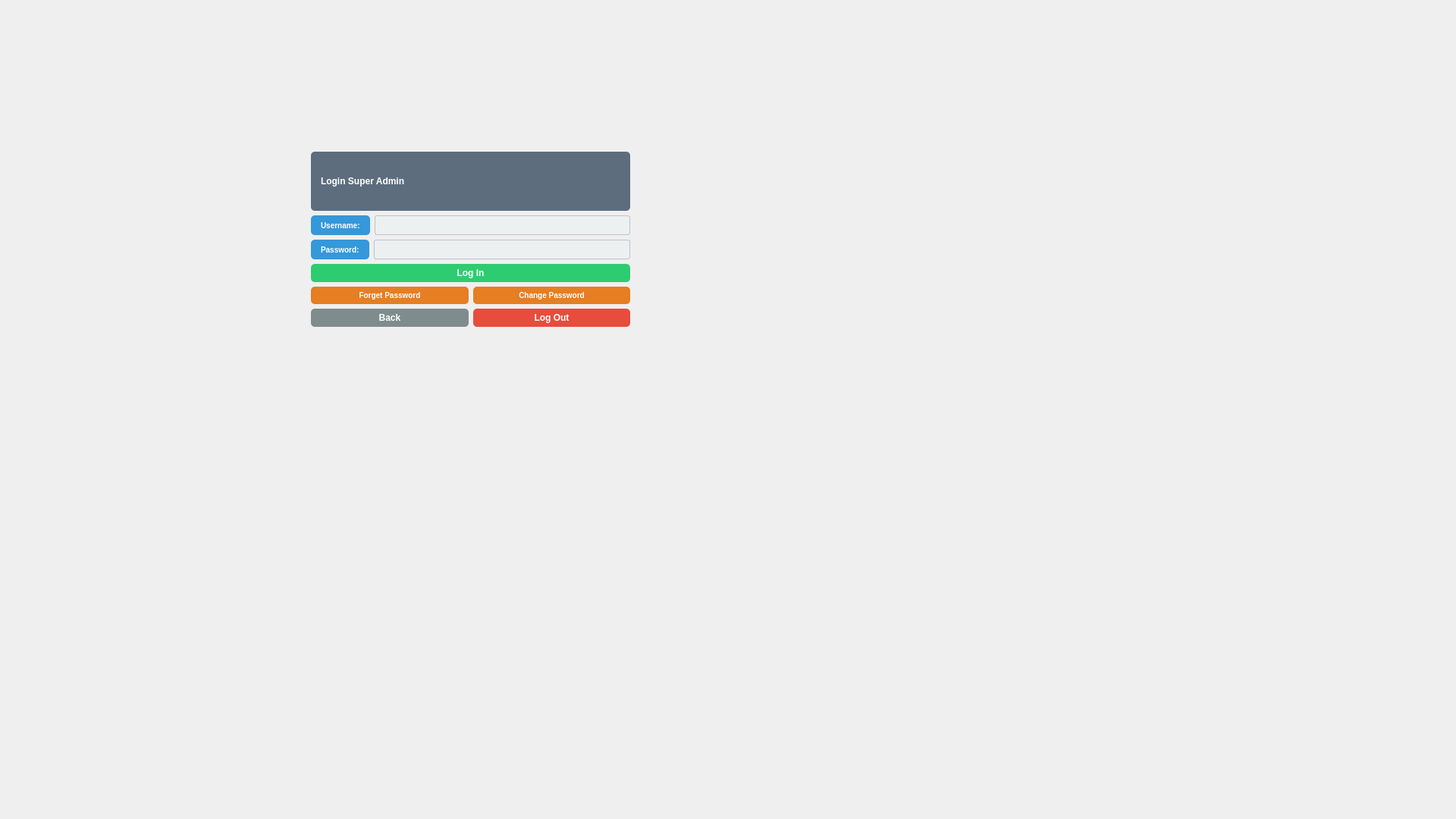
<?xml version="1.0" encoding="UTF-8"?>
<ui version="4.0">
 <class>superadmin</class>
 <widget class="QDialog" name="superadmin">
  <property name="geometry">
   <rect>
    <x>0</x>
    <y>0</y>
    <width>1920</width>
    <height>1080</height>
   </rect>
  </property>
  <property name="sizePolicy">
   <sizepolicy hsizetype="Expanding" vsizetype="Expanding">
    <horstretch>0</horstretch>
    <verstretch>0</verstretch>
   </sizepolicy>
  </property>
  <property name="windowTitle">
   <string>Dialog</string>
  </property>
  <property name="styleSheet">
   <string notr="true">background: qlineargradient(spread:pad, x1:0, y1:0, x2:1, y2:1,
                            stop:0 #e3f2fd, stop:1 #bbdefb);

</string>
  </property>
  <widget class="QWidget" name="layoutWidget">
   <property name="geometry">
    <rect>
     <x>410</x>
     <y>200</y>
     <width>421</width>
     <height>231</height>
    </rect>
   </property>
   <layout class="QGridLayout" name="gridLayout">
    <item row="2" column="0">
     <layout class="QHBoxLayout" name="horizontalLayout_3">
      <item>
       <widget class="QLabel" name="label_3">
        <property name="styleSheet">
         <string notr="true">
QLabel {
background-color: #3498DB;  /* Medium gray */
color: white;

    border-radius: 5px;
    padding: 5px 10px;
font-size: 10px;
    font-weight: bold;
}
</string>
        </property>
        <property name="text">
         <string>Password:</string>
        </property>
       </widget>
      </item>
      <item>
       <widget class="QLineEdit" name="lineEdit_password">
        <property name="mouseTracking">
         <bool>true</bool>
        </property>
        <property name="tabletTracking">
         <bool>false</bool>
        </property>
        <property name="focusPolicy">
         <enum>Qt::FocusPolicy::ClickFocus</enum>
        </property>
        <property name="styleSheet">
         <string notr="true">QLineEdit {
    background-color: #ECF0F1;
    color: #2C3E50;
    border: 1px solid #BDC3C7;
    border-radius: 3px;
    padding: 2px 4px;
    font-size: 12px;
    min-height: 20px; /* reduce height */
}

QLineEdit:focus {
    border: 1px solid #3498DB;
    background-color: #FFFFFF;
}

QLineEdit::placeholder {
    color: #95A5A6;
    font-style: italic;
}
</string>
        </property>
        <property name="echoMode">
         <enum>QLineEdit::EchoMode::Password</enum>
        </property>
       </widget>
      </item>
     </layout>
    </item>
    <item row="1" column="0">
     <layout class="QHBoxLayout" name="horizontalLayout_4">
      <item>
       <widget class="QLabel" name="label_2">
        <property name="styleSheet">
         <string notr="true">
QLabel {
background-color: #3498DB;  /* Medium gray */
color: white;

    border-radius: 5px;
    padding: 5px 10px;
font-size: 10px;
    font-weight: bold;
}
</string>
        </property>
        <property name="text">
         <string>Username:</string>
        </property>
       </widget>
      </item>
      <item>
       <widget class="QLineEdit" name="lineEdit_username">
        <property name="mouseTracking">
         <bool>true</bool>
        </property>
        <property name="tabletTracking">
         <bool>false</bool>
        </property>
        <property name="focusPolicy">
         <enum>Qt::FocusPolicy::ClickFocus</enum>
        </property>
        <property name="styleSheet">
         <string notr="true">QLineEdit {
    background-color: #ECF0F1;
    color: #2C3E50;
    border: 1px solid #BDC3C7;
    border-radius: 3px;
    padding: 2px 4px;
    font-size: 12px;
    min-height: 20px; /* reduce height */
}

QLineEdit:focus {
    border: 1px solid #3498DB;
    background-color: #FFFFFF;
}

QLineEdit::placeholder {
    color: #95A5A6;
    font-style: italic;
}
</string>
        </property>
       </widget>
      </item>
     </layout>
    </item>
    <item row="5" column="0">
     <layout class="QHBoxLayout" name="horizontalLayout_2">
      <item>
       <widget class="QPushButton" name="pushButton_backfromsuperadmin">
        <property name="styleSheet">
         <string notr="true">QPushButton {
background-color: #7F8C8D;  /* Medium gray */
color: white;
 font-weight: bold;
    border-radius: 5px;
    padding: 5px 10px;
}

QPushButton:hover {
background-color: #626567;  /* Darker gray */

}
</string>
        </property>
        <property name="text">
         <string>Back</string>
        </property>
        <property name="autoDefault">
         <bool>false</bool>
        </property>
       </widget>
      </item>
      <item>
       <widget class="QPushButton" name="pushButton_logout">
        <property name="styleSheet">
         <string notr="true">QPushButton {
    background-color: #E74C3C;  /* Bright red */
    color: white;
 font-weight: bold;
    border-radius: 5px;
    padding: 5px 10px;
}

QPushButton:hover {
    background-color: #C0392B;  /* Darker red on hover */
}
</string>
        </property>
        <property name="text">
         <string>Log Out</string>
        </property>
        <property name="autoDefault">
         <bool>false</bool>
        </property>
       </widget>
      </item>
     </layout>
    </item>
    <item row="0" column="0">
     <layout class="QHBoxLayout" name="horizontalLayout_5">
      <item>
       <widget class="QLabel" name="label">
        <property name="styleSheet">
         <string notr="true">
QLabel {
background-color:#5D6D7E;  /* Medium gray */
color: white;

    border-radius: 5px;
    padding: 5px 10px;
font-size: 12px;
    font-weight: bold;
}
</string>
        </property>
        <property name="text">
         <string>Login Super Admin</string>
        </property>
       </widget>
      </item>
     </layout>
    </item>
    <item row="4" column="0">
     <layout class="QHBoxLayout" name="horizontalLayout">
      <item>
       <widget class="QPushButton" name="pushButton_forgetpassword">
        <property name="styleSheet">
         <string notr="true">QPushButton{
background-color: #E67E22;  /* Medium gray */
color: white;
 font-weight: bold;
font-size: 10px;
    border-radius: 5px;
    padding: 5px 10px;
}
</string>
        </property>
        <property name="text">
         <string>Forget Password</string>
        </property>
        <property name="autoDefault">
         <bool>false</bool>
        </property>
       </widget>
      </item>
      <item>
       <widget class="QPushButton" name="pushButton_changepassword">
        <property name="styleSheet">
         <string notr="true">QPushButton{
background-color: #E67E22;  /* Medium gray */
color: white;
 font-weight: bold;
font-size: 10px;
    border-radius: 5px;
    padding: 5px 10px;
}
</string>
        </property>
        <property name="text">
         <string>Change Password</string>
        </property>
        <property name="autoDefault">
         <bool>false</bool>
        </property>
       </widget>
      </item>
     </layout>
    </item>
    <item row="3" column="0">
     <widget class="QPushButton" name="pushButton_login">
      <property name="styleSheet">
       <string notr="true">QPushButton {
 background-color: #27AE60;  /* Emerald green */
    background-color: #2ECC71;  /* Light green */
    color: white;
 font-weight: bold;
    border-radius: 5px;
    padding: 5px 10px;
}

QPushButton:hover {
background-color: #1E8449;  /* Darker shade of emerald green */

}
</string>
      </property>
      <property name="text">
       <string>Log In</string>
      </property>
     </widget>
    </item>
   </layout>
  </widget>
 </widget>
 <resources/>
 <connections/>
</ui>
